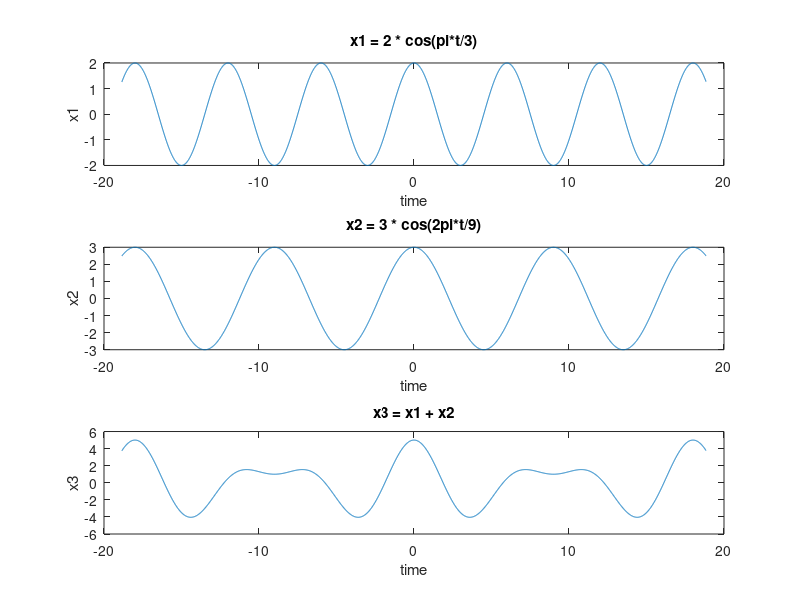

This chart was generated by the following MATLAB code:
function obsPeriod()
t = [-6*pi:0.01:6*pi];

x1 = 2 .* cos(pi*t/3);
x2 = 3 .* cos(2*pi*t/9);
x3 = x1 + x2;

subplot(3,1,1);
plot(t,x1);
title('x1 = 2 * cos(pi*t/3)');
xlabel('time');
ylabel('x1');

subplot(3,1,2);
plot(t,x2);
title('x2 = 3 * cos(2pi*t/9)');
xlabel('time');
ylabel('x2');

subplot(3,1,3);
plot(t,x3);
title('x3 = x1 + x2');
xlabel('time');
ylabel('x3');
end